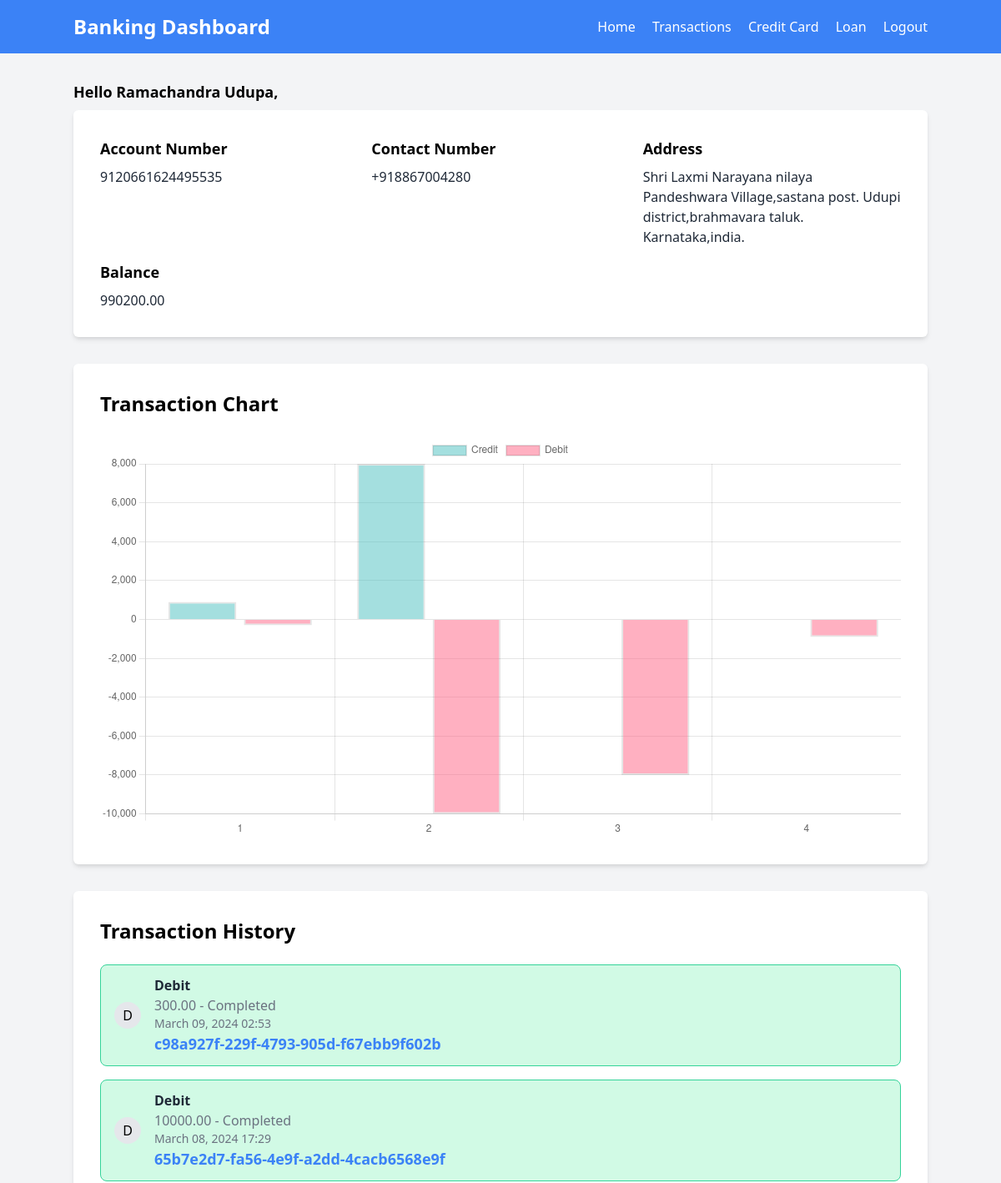
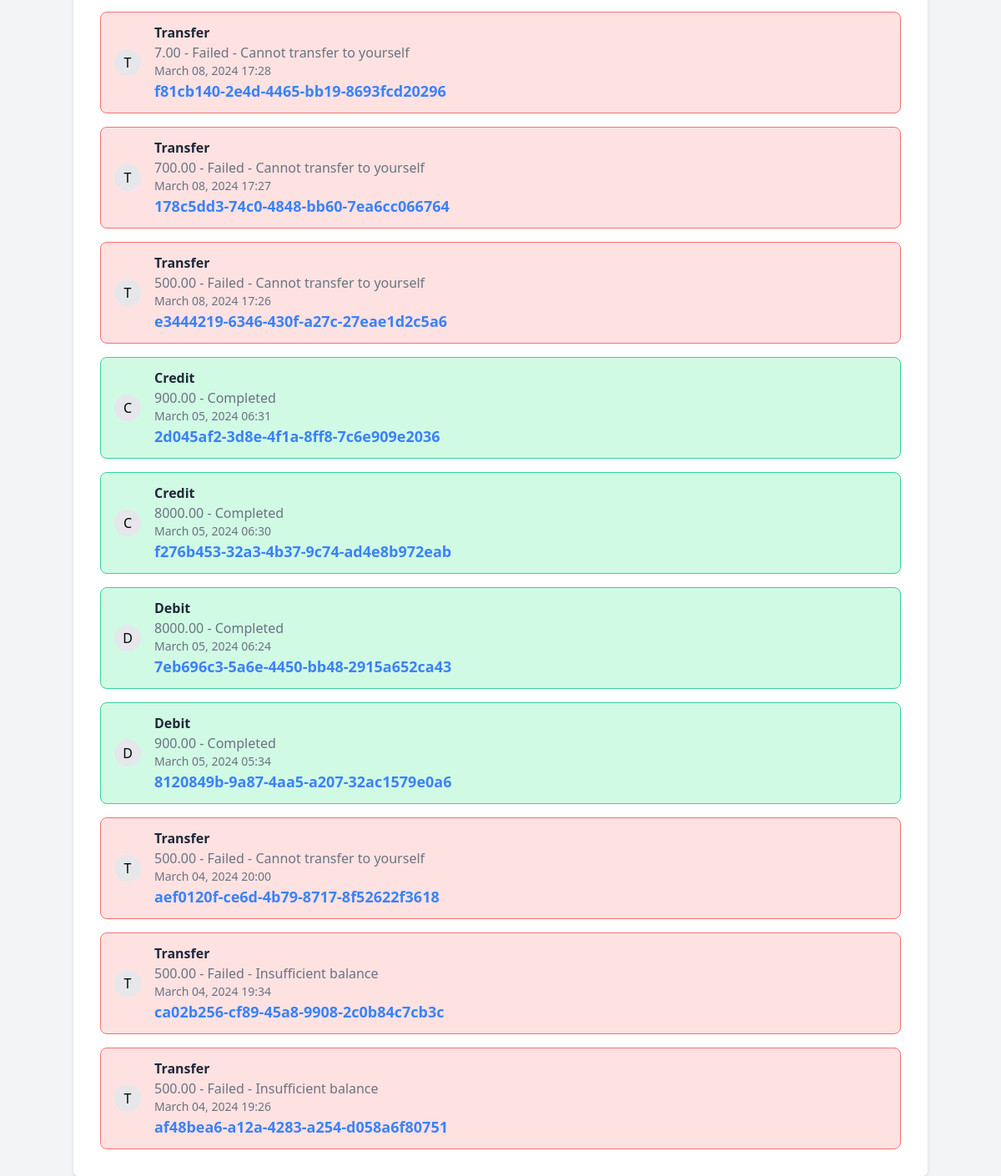
/dashboard/ (signed in), run on the app's committed database (2 pictures, top to bottom).
### newbank/models.py (models this page shows, shortened)
class UserProfile(models.Model):
    user = models.OneToOneField(User, on_delete=models.CASCADE, null=True, related_name='profile')
    contact_number = models.CharField(max_length=15, unique=True)
    address = models.TextField()
    date_of_birth = models.DateField(null=True)
    age = models.IntegerField(null=True, editable=False)
    salary = models.DecimalField(max_digits=10, decimal_places=2, null=True)
    occupation = models.CharField(max_length=100, null=True)
    father_name = models.CharField(max_length=100, null=True)
    accounts = models.ManyToManyField('Account', related_name='user_profiles')

class Account(models.Model):
    user = models.ForeignKey(User, on_delete=models.CASCADE, related_name='accounts')
    branch = models.ForeignKey(Branch, on_delete=models.CASCADE, to_field='ifsc_code', related_name='accounts')
    account_number = models.CharField(max_length=16, unique=True, primary_key=True, editable=False)
    balance = models.DecimalField(max_digits=10, decimal_places=2, default=0.0)
    created_at = models.DateTimeField(auto_now_add=True)

class Transaction(models.Model):
    TRANSACTION_TYPES = (
        ('Credit', 'Credit'),
        ('Debit', 'Debit'),
        ('Transfer', 'Transfer'),
    )
    account = models.ForeignKey(Account, on_delete=models.CASCADE, related_name='transactions')
    transaction_type = models.CharField(max_length=10, choices=TRANSACTION_TYPES)
    amount = models.DecimalField(max_digits=10, decimal_places=2, validators=[MinValueValidator(0.01)])
    timestamp = models.DateTimeField(auto_now_add=True)
    status = models.CharField(max_length=15, default='Processing', null=True)
    sender = models.ForeignKey(User, on_delete=models.CASCADE, related_name='sent_transactions', null=True, blank=True)
    recipient = models.ForeignKey(User, on_delete=models.CASCADE, related_name='received_transactions', null=True, blank=True)
    transaction_id = models.UUIDField(default=uuid.uuid4, editable=False, unique=True)

### newbank/views.py (the view)
# urls.py: path('dashboard/', DashboardView.as_view(), name='dashboard'),
@method_decorator(login_required, name='dispatch')
class DashboardView(View):
    template_name = 'dashboard.html'
    def get(self, request, *args, **kwargs):
        user = request.user
        user_data=UserProfile.objects.get(user=user)
        account=Account.objects.get(user=user)
        balence=account.balance
        transactions = Transaction.objects.filter(account__user=request.user).order_by('-timestamp')
        credit_transactions = [float(transaction.amount) for transaction in transactions.filter(Q(transaction_type='Credit') | Q(transaction_type='Transfer'), status='Completed')]
        debit_transactions = [float(transaction.amount) for transaction in transactions.filter(transaction_type='Debit', status='Completed')]
        context = {
            'user_data': user_data,
            'balence':balence,
            'user_transaction':transactions,
            'credit_transactions': credit_transactions,
            'debit_transactions': debit_transactions,
        }
        return render(request, self.template_name, context)

### newbank/templates/dashboard.html (shortened to what this page needs)
<!DOCTYPE html>
<html lang="en">
<head>
    <link rel="stylesheet" href="https://cdn.jsdelivr.net/npm/tailwindcss@2.2.19/dist/tailwind.min.css">
</head>
<body class="bg-gray-100 font-sans">
    <nav class="bg-blue-500 p-4 text-white">
        <div class="container mx-auto flex justify-between items-center">
            <h1 class="text-2xl font-bold">Banking Dashboard</h1>
            <div class="space-x-4">
                <button class="hover:underline">Home</button>
                <button class="hover:underline"><a href="{% url 'make_transfer' %}" class="hover:underline">Transactions</a></button>
                <button class="hover:underline"><a href="{% url 'logout' %}" class="hover:underline">Credit Card</a></button>
                <button class="hover:underline"><a href="{% url 'logout' %}" class="hover:underline">Loan</a></button>
                <a href="{% url 'logout' %}" class="hover:underline">Logout</a>
            </div>
        </div>
    </nav>
    <div class="container mx-auto mt-8">
        <h2 class="text-lg font-semibold mb-2">Hello {{user.first_name}} {{user.last_name}},</h2>
        <div class="bg-white p-8 shadow-md rounded-md mb-8">
            <div class="grid grid-cols-1 md:grid-cols-2 lg:grid-cols-3 gap-4">
                <div>
                    <h2 class="text-lg font-semibold mb-2">Account Number</h2>
                    <p class="text-gray-800">{{ user.username }}</p>
                </div>
                <div>
                    <h2 class="text-lg font-semibold mb-2">Contact Number</h2>
                    <p class="text-gray-800">{{ user_data.contact_number }}</p>
                </div>
                <div>
                    <h2 class="text-lg font-semibold mb-2">Address</h2>
                    <p class="text-gray-800">{{ user_data.address }}</p>
                </div>
                <div>
                    <h2 class="text-lg font-semibold mb-2">Balance</h2>
                    <p class="text-gray-800">{{ balence }}</p>
                </div>
            </div>
        </div>
        <div class="bg-white p-8 shadow-md rounded-md mb-8">
            <h2 class="text-2xl font-bold mb-6">Transaction Chart</h2>
            <canvas id="transactionChart" width="400" height="200"></canvas>
        </div>
<div class="bg-white p-8 shadow-md rounded-md">
    <h2 class="text-2xl font-bold mb-6">Transaction History</h2>
    <ul class="space-y-4">
        {% for transaction in user_transaction %}
            <li class="relative flex items-center justify-between px-4 py-3 rounded-lg border
                       {% if transaction.status == 'Completed' %}
                           border-green-400 bg-green-100 transition-transform transform hover:scale-105
                       {% elif transaction.status == 'Processing' %}
                           border-yellow-400 bg-yellow-100 transition-transform transform hover:scale-105
                       {% else %}
                           border-red-400 bg-red-100 transition-transform transform hover:scale-105
                       {% endif %}">
                <div class="flex items-center space-x-4">
                    <div class="flex-shrink-0 w-8 h-8 bg-gray-200 rounded-full flex items-center justify-center">
                        {{ transaction.transaction_type|first }}
                    </div>
                    <div>
                        <p class="text-gray-800 font-semibold">{{ transaction.transaction_type }}</p>
                        <p class="text-gray-500">{{ transaction.amount }} - {{ transaction.status }}</p>
                        <p class="text-gray-500 text-sm">{{ transaction.timestamp|date:"F d, Y H:i" }}</p>
                        <p class="text-lg font-bold text-blue-500">{{ transaction.transaction_id }}</p>
                    </div>
                </div>
            </li>
        {% endfor %}
    </ul>
</div>
    </div>
    </body>
    <script>
        document.addEventListener('DOMContentLoaded', function () {
            var creditValues = {{ credit_transactions|safe }};
            var debitValues = {{ debit_transactions|safe }};
            // Check if data is available
            if (creditValues.length > 0 || debitValues.length > 0) {
                var maxLength = Math.max(creditValues.length, debitValues.length);
                creditValues.length = maxLength;
                debitValues.length = maxLength;
                // Convert debit values to negative
                var negativeDebitValues = debitValues.map(function(value) {
                    return value * -1;
                });
                // Use credit_transactions and debit_transactions as needed
                var ctx = document.getElementById('transactionChart').getContext('2d');
                var chart = new Chart(ctx, {
                    type: 'bar',
                    data: {
                        labels: Array.from({ length: maxLength }, (_, i) => i + 1),
                        datasets: [
                            {
                                label: 'Credit',
                                data: creditValues,
                                backgroundColor: 'rgba(75, 192, 192, 0.5)',
                                borderWidth: 2
                            },
                            {
                                label: 'Debit',
                                data: negativeDebitValues,
                                backgroundColor: 'rgba(255, 99, 132, 0.5)',
                                borderWidth: 2
                            }
                        ]
                    },
                    options: {
                        scales: {
                            y: {
                                beginAtZero: true
                            }
                        }
                    }
                });
            } else {
                console.error('Credit or debit data not available.');
            }
        });
    </script>
</html>

### data on the page
UserProfile: contact_number "+918867004280", address "Shri Laxmi Narayana nilaya Pandeshwara Village,sastana post. Udupi district,brahmavara taluk. Karnataka,india."
Account: balance "990200.00"

### other printed values
{{ user.first_name }} "Ramachandra"
{{ user.last_name }} "Udupa"
{{ user.username }} "9120661624495535"
chart data {{ credit_transactions|safe }} [900.0, 8000.0]
chart data {{ debit_transactions|safe }} [300.0, 10000.0, 8000.0, 900.0]
